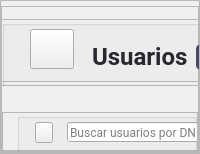
            <widget class="QWidget" name="page_usuarios">
             <layout class="QVBoxLayout" name="verticalLayout_11">
              <property name="spacing">
               <number>0</number>
              </property>
              <property name="leftMargin">
               <number>0</number>
              </property>
              <property name="topMargin">
               <number>0</number>
              </property>
              <property name="rightMargin">
               <number>0</number>
              </property>
              <property name="bottomMargin">
               <number>0</number>
              </property>
              <item>
               <widget class="QFrame" name="container_stock_2">
                <property name="frameShape">
                 <enum>QFrame::StyledPanel</enum>
                </property>
                <property name="frameShadow">
                 <enum>QFrame::Raised</enum>
                </property>
                <layout class="QVBoxLayout" name="verticalLayout_17" stretch="0,0,0">
                 <property name="spacing">
                  <number>0</number>
                 </property>
                 <property name="leftMargin">
                  <number>0</number>
                 </property>
                 <property name="topMargin">
                  <number>0</number>
                 </property>
                 <property name="rightMargin">
                  <number>0</number>
                 </property>
                 <property name="bottomMargin">
                  <number>0</number>
                 </property>
                 <item>
                  <widget class="QFrame" name="top_frame_stock_2">
                   <property name="minimumSize">
                    <size>
                     <width>0</width>
                     <height>80</height>
                    </size>
                   </property>
                   <property name="maximumSize">
                    <size>
                     <width>346</width>
                     <height>70</height>
                    </size>
                   </property>
                   <property name="frameShape">
                    <enum>QFrame::StyledPanel</enum>
                   </property>
                   <property name="frameShadow">
                    <enum>QFrame::Raised</enum>
                   </property>
                   <widget class="QFrame" name="frame_15">
                    <property name="geometry">
                     <rect>
                      <x>0</x>
                      <y>13</y>
                      <width>391</width>
                      <height>70</height>
                     </rect>
                    </property>
                    <property name="minimumSize">
                     <size>
                      <width>354</width>
                      <height>70</height>
                     </size>
                    </property>
                    <property name="maximumSize">
                     <size>
                      <width>16777215</width>
                      <height>50</height>
                     </size>
                    </property>
                    <property name="frameShape">
                     <enum>QFrame::StyledPanel</enum>
                    </property>
                    <property name="frameShadow">
                     <enum>QFrame::Raised</enum>
                    </property>
                    <layout class="QVBoxLayout" name="verticalLayout_18">
                     <property name="spacing">
                      <number>0</number>
                     </property>
                     <property name="leftMargin">
                      <number>0</number>
                     </property>
                     <property name="topMargin">
                      <number>0</number>
                     </property>
                     <property name="rightMargin">
                      <number>0</number>
                     </property>
                     <property name="bottomMargin">
                      <number>0</number>
                     </property>
                     <item>
                      <widget class="QGroupBox" name="groupBox_3">
                       <property name="title">
                        <string/>
                       </property>
                       <widget class="QLabel" name="label_17">
                        <property name="geometry">
                         <rect>
                          <x>90</x>
                          <y>10</y>
                          <width>120</width>
                          <height>52</height>
                         </rect>
                        </property>
                        <property name="minimumSize">
                         <size>
                          <width>66</width>
                          <height>0</height>
                         </size>
                        </property>
                        <property name="maximumSize">
                         <size>
                          <width>120</width>
                          <height>16777215</height>
                         </size>
                        </property>
                        <property name="font">
                         <font>
                          <family>Roboto</family>
                          <pointsize>18</pointsize>
                          <weight>75</weight>
                          <bold>true</bold>
                         </font>
                        </property>
                        <property name="styleSheet">
                         <string notr="true">color: #282830 ;
</string>
                        </property>
                        <property name="text">
                         <string>Usuarios</string>
                        </property>
                        <property name="alignment">
                         <set>Qt::AlignLeading|Qt::AlignLeft|Qt::AlignVCenter</set>
                        </property>
                       </widget>
                       <widget class="QPushButton" name="pushButton_10">
                        <property name="geometry">
                         <rect>
                          <x>23</x>
                          <y>9</y>
                          <width>49</width>
                          <height>40</height>
                         </rect>
                        </property>
                        <property name="maximumSize">
                         <size>
                          <width>60</width>
                          <height>60</height>
                         </size>
                        </property>
                        <property name="styleSheet">
                         <string notr="true">margin-left:5px</string>
                        </property>
                        <property name="text">
                         <string/>
                        </property>
                        <property name="icon">
                         <iconset resource="img/img.qrc">
                          <normaloff>:/img/user.png</normaloff>:/img/user.png</iconset>
                        </property>
                        <property name="iconSize">
                         <size>
                          <width>40</width>
                          <height>40</height>
                         </size>
                        </property>
                       </widget>
                       <widget class="QPushButton" name="user_new_btn">
                        <property name="geometry">
                         <rect>
                          <x>194</x>
                          <y>24</y>
                          <width>121</width>
                          <height>26</height>
                         </rect>
                        </property>
                        <property name="minimumSize">
                         <size>
                          <width>0</width>
                          <height>26</height>
                         </size>
                        </property>
                        <property name="font">
                         <font>
                          <family>Roboto</family>
                          <pointsize>9</pointsize>
                          <weight>75</weight>
                          <bold>true</bold>
                         </font>
                        </property>
                        <property name="cursor">
                         <cursorShape>PointingHandCursor</cursorShape>
                        </property>
                        <property name="styleSheet">
                         <string notr="true">QPushButton{
background-color: rgb(71, 71, 103);
color:#fff;
padding-right:15px;
border-radius: 5px;
text-align:right;
}

QPushButton:hover{
background-color: rgba(71, 71, 103,180);

}</string>
                        </property>
                        <property name="text">
                         <string>Nuevo Usuario</string>
                        </property>
                        <property name="icon">
                         <iconset resource="img/img.qrc">
                          <normaloff>:/img/plus.png</normaloff>:/img/plus.png</iconset>
                        </property>
                        <property name="iconSize">
                         <size>
                          <width>13</width>
                          <height>13</height>
                         </size>
                        </property>
                       </widget>
                      </widget>
                     </item>
                    </layout>
                   </widget>
                  </widget>
                 </item>
                 <item>
                  <widget class="QFrame" name="mid_stock_2">
                   <property name="maximumSize">
                    <size>
                     <width>16777215</width>
                     <height>70</height>
                    </size>
                   </property>
                   <property name="frameShape">
                    <enum>QFrame::StyledPanel</enum>
                   </property>
                   <property name="frameShadow">
                    <enum>QFrame::Raised</enum>
                   </property>
                   <layout class="QVBoxLayout" name="verticalLayout_19">
                    <property name="spacing">
                     <number>0</number>
                    </property>
                    <property name="leftMargin">
                     <number>0</number>
                    </property>
                    <property name="topMargin">
                     <number>30</number>
                    </property>
                    <property name="rightMargin">
                     <number>0</number>
                    </property>
                    <property name="bottomMargin">
                     <number>0</number>
                    </property>
                    <item alignment="Qt::AlignBottom">
                     <widget class="QFrame" name="frame_16">
                      <property name="minimumSize">
                       <size>
                        <width>0</width>
                        <height>50</height>
                       </size>
                      </property>
                      <property name="maximumSize">
                       <size>
                        <width>16777215</width>
                        <height>50</height>
                       </size>
                      </property>
                      <property name="frameShape">
                       <enum>QFrame::StyledPanel</enum>
                      </property>
                      <property name="frameShadow">
                       <enum>QFrame::Raised</enum>
                      </property>
                      <layout class="QVBoxLayout" name="verticalLayout_20">
                       <property name="spacing">
                        <number>0</number>
                       </property>
                       <property name="leftMargin">
                        <number>0</number>
                       </property>
                       <property name="topMargin">
                        <number>0</number>
                       </property>
                       <property name="rightMargin">
                        <number>0</number>
                       </property>
                       <property name="bottomMargin">
                        <number>0</number>
                       </property>
                       <item>
                        <widget class="QGroupBox" name="groupBox_6">
                         <property name="minimumSize">
                          <size>
                           <width>0</width>
                           <height>50</height>
                          </size>
                         </property>
                         <property name="styleSheet">
                          <string notr="true">margin-left: 14px</string>
                         </property>
                         <property name="title">
                          <string/>
                         </property>
                         <widget class="QPushButton" name="btn_buscarU">
                          <property name="geometry">
                           <rect>
                            <x>18</x>
                            <y>9</y>
                            <width>32</width>
                            <height>21</height>
                           </rect>
                          </property>
                          <property name="minimumSize">
                           <size>
                            <width>0</width>
                            <height>21</height>
                           </size>
                          </property>
                          <property name="cursor">
                           <cursorShape>PointingHandCursor</cursorShape>
                          </property>
                          <property name="text">
                           <string/>
                          </property>
                          <property name="icon">
                           <iconset resource="img/img.qrc">
                            <normaloff>:/img/LupaB.png</normaloff>:/img/LupaB.png</iconset>
                          </property>
                          <property name="iconSize">
                           <size>
                            <width>60</width>
                            <height>47</height>
                           </size>
                          </property>
                         </widget>
                         <widget class="QLineEdit" name="lineEdit_3">
                          <property name="geometry">
                           <rect>
                            <x>50</x>
                            <y>9</y>
                            <width>301</width>
                            <height>20</height>
                           </rect>
                          </property>
                          <property name="minimumSize">
                           <size>
                            <width>0</width>
                            <height>20</height>
                           </size>
                          </property>
                          <property name="styleSheet">
                           <string notr="true">font-family: Roboto;
</string>
                          </property>
                          <property name="text">
                           <string/>
                          </property>
                          <property name="placeholderText">
                           <string>Buscar usuarios por DNI, nombre o apellido</string>
                          </property>
                         </widget>
                        </widget>
                       </item>
                      </layout>
                     </widget>
                    </item>
                   </layout>
                  </widget>
                 </item>
                 <item>
                  <widget class="QFrame" name="bottom_stock_2">
                   <property name="frameShape">
                    <enum>QFrame::StyledPanel</enum>
                   </property>
                   <property name="frameShadow">
                    <enum>QFrame::Raised</enum>
                   </property>
                   <layout class="QVBoxLayout" name="verticalLayout_21">
                    <property name="spacing">
                     <number>0</number>
                    </property>
                    <property name="leftMargin">
                     <number>0</number>
                    </property>
                    <property name="topMargin">
                     <number>0</number>
                    </property>
                    <property name="rightMargin">
                     <number>0</number>
                    </property>
                    <property name="bottomMargin">
                     <number>0</number>
                    </property>
                    <item>
                     <widget class="QFrame" name="frame_17">
                      <property name="frameShape">
                       <enum>QFrame::StyledPanel</enum>
                      </property>
                      <property name="frameShadow">
                       <enum>QFrame::Raised</enum>
                      </property>
                      <widget class="QTableWidget" name="tableWidget_usuarios">
                       <property name="geometry">
                        <rect>
                         <x>20</x>
                         <y>70</y>
                         <width>881</width>
                         <height>381</height>
                        </rect>
                       </property>
                       <property name="cursor" stdset="0">
                        <cursorShape>PointingHandCursor</cursorShape>
                       </property>
                       <property name="styleSheet">
                        <string notr="true">QTableWidget{
font-size: 11pt;
margin-left: 0px;
margin-top:15px;
color: #000;
font-family: Roboto;
text-align:center;
}
QheaderView::item
    {
text-align:center;

    }
QHeaderView::section {
    background-color: #394353;
	border-radius: 11px;
	color:#fff;
    font-size: 9pt;
	font-family:Roboto;
}

QHeaderView::section:horizontal
{
    border-top: 1px solid #394353;

}

QHeaderView::section:vertical
{

    border-left: 1px solid #394353;
}</string>
                       </property>
                       <property name="editTriggers">
                        <set>QAbstractItemView::NoEditTriggers</set>
                       </property>
                       <property name="showGrid">
                        <bool>false</bool>
                       </property>
                       <attribute name="horizontalHeaderVisible">
                        <bool>false</bool>
                       </attribute>
                       <attribute name="horizontalHeaderCascadingSectionResizes">
                        <bool>true</bool>
                       </attribute>
                       <attribute name="horizontalHeaderDefaultSectionSize">
                        <number>169</number>
                       </attribute>
                       <attribute name="horizontalHeaderShowSortIndicator" stdset="0">
                        <bool>true</bool>
                       </attribute>
                       <attribute name="horizontalHeaderStretchLastSection">
                        <bool>true</bool>
                       </attribute>
                       <attribute name="verticalHeaderVisible">
                        <bool>false</bool>
                       </attribute>
                       <attribute name="verticalHeaderDefaultSectionSize">
                        <number>41</number>
                       </attribute>
                       <column>
                        <property name="text">
                         <string>New Column</string>
                        </property>
                       </column>
                       <column>
                        <property name="text">
                         <string>New Column</string>
                        </property>
                       </column>
                       <column>
                        <property name="text">
                         <string>New Column</string>
                        </property>
                       </column>
                       <column>
                        <property name="text">
                         <string>New Column</string>
                        </property>
                       </column>
                       <column>
                        <property name="text">
                         <string>New Column</string>
                        </property>
                       </column>
                      </widget>
                      <widget class="QFrame" name="frame_18">
                       <property name="geometry">
                        <rect>
                         <x>30</x>
                         <y>9</y>
                         <width>871</width>
                         <height>41</height>
                        </rect>
                       </property>
                       <property name="minimumSize">
                        <size>
                         <width>56</width>
                         <height>41</height>
                        </size>
                       </property>
                       <property name="styleSheet">
                        <string notr="true">background-color: #f2f2f5;

border-radius:15px;</string>
                       </property>
                       <property name="frameShape">
                        <enum>QFrame::StyledPanel</enum>
                       </property>
                       <property name="frameShadow">
                        <enum>QFrame::Raised</enum>
                       </property>
                       <layout class="QHBoxLayout" name="horizontalLayout_14">
                        <item alignment="Qt::AlignLeft">
                         <widget class="QLabel" name="label_18">
                          <property name="font">
                           <font>
                            <family>Roboto</family>
                            <pointsize>11</pointsize>
                            <weight>75</weight>
                            <bold>true</bold>
                           </font>
                          </property>
                          <property name="styleSheet">
                           <string notr="true">background: none;
color: #282830 ;
</string>
                          </property>
                          <property name="text">
                           <string>Código</string>
                          </property>
                         </widget>
                        </item>
                        <item alignment="Qt::AlignLeft">
                         <widget class="QLabel" name="label_19">
                          <property name="font">
                           <font>
                            <family>Roboto</family>
                            <pointsize>11</pointsize>
                            <weight>75</weight>
                            <bold>true</bold>
                           </font>
                          </property>
                          <property name="styleSheet">
                           <string notr="true">background: none;
color: #282830 ;

</string>
                          </property>
                          <property name="text">
                           <string>Nombre</string>
                          </property>
                         </widget>
                        </item>
                        <item alignment="Qt::AlignLeft">
                         <widget class="QLabel" name="label_20">
                          <property name="font">
                           <font>
                            <family>Roboto</family>
                            <pointsize>11</pointsize>
                            <weight>75</weight>
                            <bold>true</bold>
                           </font>
                          </property>
                          <property name="styleSheet">
                           <string notr="true">background: none;
color: #282830 ;
</string>
                          </property>
                          <property name="text">
                           <string>Apellido</string>
                          </property>
                         </widget>
                        </item>
                        <item alignment="Qt::AlignLeft">
                         <widget class="QLabel" name="label_21">
                          <property name="font">
                           <font>
                            <family>Roboto</family>
                            <pointsize>11</pointsize>
                            <weight>75</weight>
                            <bold>true</bold>
                           </font>
                          </property>
                          <property name="styleSheet">
                           <string notr="true">background: none;
color: #282830 ;
</string>
                          </property>
                          <property name="text">
                           <string>Tipo</string>
                          </property>
                         </widget>
                        </item>
                        <item alignment="Qt::AlignLeft">
                         <widget class="QLabel" name="label_22">
                          <property name="font">
                           <font>
                            <family>Roboto</family>
                            <pointsize>11</pointsize>
                            <weight>75</weight>
                            <bold>true</bold>
                           </font>
                          </property>
                          <property name="styleSheet">
                           <string notr="true">background: none;
color: #282830 ;
</string>
                          </property>
                          <property name="text">
                           <string>Fecha de Nacimiento</string>
                          </property>
                         </widget>
                        </item>
                       </layout>
                      </widget>
                      <widget class="QPushButton" name="btn_actualizarUsuarios">
                       <property name="geometry">
                        <rect>
                         <x>900</x>
                         <y>20</y>
                         <width>31</width>
                         <height>21</height>
                        </rect>
                       </property>
                       <property name="minimumSize">
                        <size>
                         <width>0</width>
                         <height>21</height>
                        </size>
                       </property>
                       <property name="cursor">
                        <cursorShape>PointingHandCursor</cursorShape>
                       </property>
                       <property name="text">
                        <string/>
                       </property>
                       <property name="icon">
                        <iconset resource="img/img.qrc">
                         <normaloff>:/img/refresh.png</normaloff>:/img/refresh.png</iconset>
                       </property>
                       <property name="iconSize">
                        <size>
                         <width>33</width>
                         <height>16</height>
                        </size>
                       </property>
                      </widget>
                     </widget>
                    </item>
                   </layout>
                  </widget>
                 </item>
                </layout>
               </widget>
              </item>
             </layout>
            </widget>
